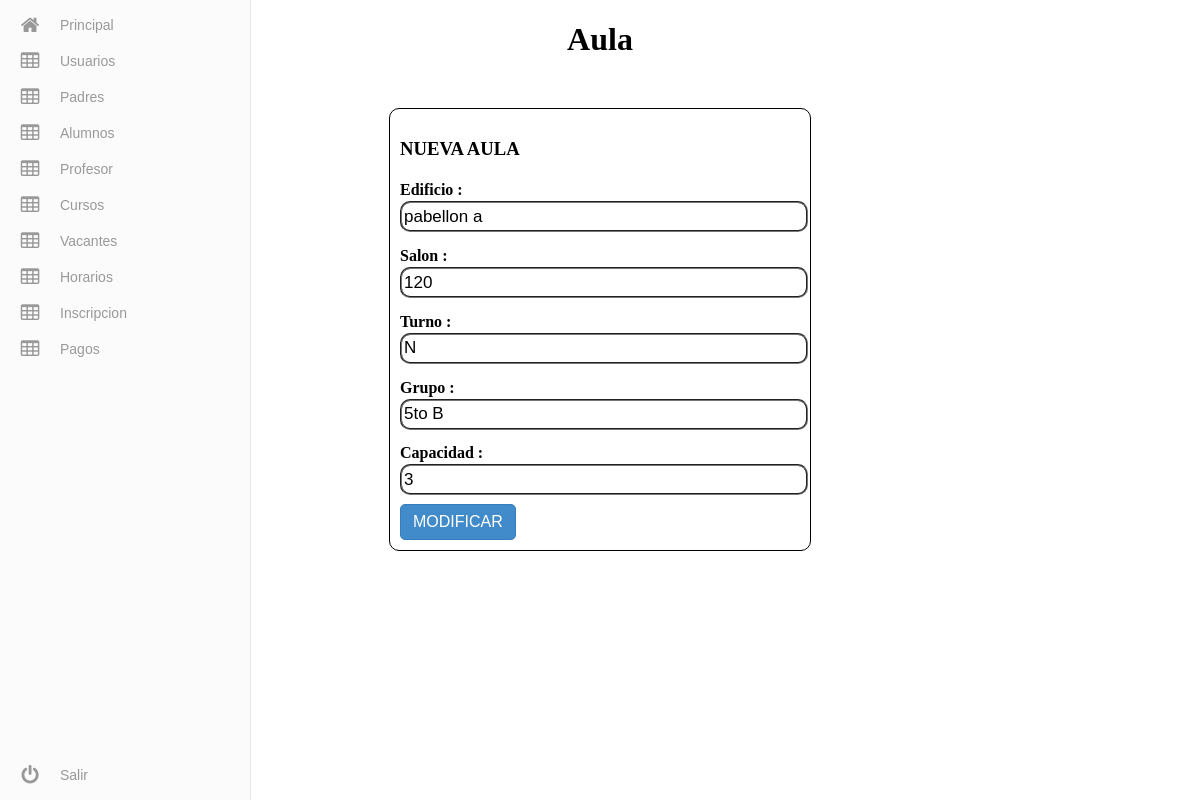
Page /admin/vacantes/modificar.php?id=2&id2=5 (signed in) on the committed database.
### tables this page shows
CREATE TABLE `aula` (
  `idaula` int(11) NOT NULL,
  `nombre` varchar(45) NOT NULL,
  `edificio` varchar(45) NOT NULL,
  `salon` varchar(45) NOT NULL,
  `grupo_id` int(11) NOT NULL,
  `id_profesor` int(11) NOT NULL,
  `id_horario` int(11) NOT NULL
);

CREATE TABLE `grupo` (
  `idgrupo` int(11) NOT NULL,
  `nombre` varchar(45) NOT NULL,
  `capacidad` int(11) NOT NULL,
  `turno` varchar(10) NOT NULL
);

### admin/vacantes/modificar.php (the view, shortened to what this page needs)
<?php
    $id=$_GET['id'];
    $re=mysql_query("SELECT * FROM grupo,aula WHERE grupo.idgrupo=aula.grupo_id AND grupo.idgrupo='".$id."'");
?>
<!DOCTYPE html>
<html >
  <head>
    <link rel="stylesheet" href="../css/menu.css">
    <link rel="stylesheet" href="../css/tabla.css?v3">
    <link rel="stylesheet" type="text/css" href="../css/jquery.dataTables.min.css">
  </head>
  <body>
    <?php
        include ('../include/menu.php');
    ?>
    <center><h1>Aula</h1></center>
        <form action="modificar2.php" method="post">
           <?php while($row =mysql_fetch_array($re)){  ?>
            <div class="modificar">
                <h3>NUEVA AULA</h3>
                <h4>Edificio : </h4>
                <input type="text" name="edificio" value="<?php echo $row['edificio']; ?>" required autocomplete="off" autofocus>
                <h4>Salon : </h4>
                <input type="text" name="salon" value="<?php echo $row['salon']; ?>" required autocomplete="off">
                <h4>Turno : </h4>
                <input type="text" name="turno" value="<?php echo $row['turno']; ?>" required autocomplete="off">
                <h4>Grupo : </h4>
                <input type="text" name="grupo" value="<?php echo $row['nombre']; ?>" required autocomplete="off">
                <h4>Capacidad :</h4>
                <input type="text" name="capacidad" value="<?php echo $row['capacidad']; ?>" required autocomplete="off">
                <button>MODIFICAR</button>
            </div>
            <?php } ?>
        </form>
  </body>
</html>

### admin/css/tabla.css (style rules this page uses)
.modificar { width: 400px; border: solid 1px black; border-radius: 10px; margin-top: 50px; padding: 10px; margin-left: auto; margin-right: auto; }
.modificar input,select { width: 100%; height: 25px; border-radius: 10px; border-style: groove; font-size: 17px; margin-bottom: -10px; }
.modificar h4 { width: 100%; margin-bottom: 2px; }
button { background: #428bca; border: #357ebd solid 1px; border-radius: 5px; color: #fff; display: inline-block; font-size: 16px; padding: 8px 12px; text-decoration: none; text-align: center; min-width: 40px; position: relative; transition: color .1s ease; margin-top: 15px; clear: right; cursor: pointer; }

### rows in the picture
aula: edificio "pabellon a", salon "120", turno "N", grupo "5to B", capacidad "3"
